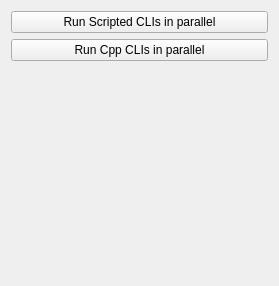
<?xml version="1.0" encoding="UTF-8"?>
<ui version="4.0">
 <class>ParallelTestDriver</class>
 <widget class="qMRMLWidget" name="ParallelTestDriver">
  <property name="geometry">
   <rect>
    <x>0</x>
    <y>0</y>
    <width>279</width>
    <height>286</height>
   </rect>
  </property>
  <layout class="QVBoxLayout" name="verticalLayout">
   <item>
    <widget class="QPushButton" name="runWithScriptedCLIButton">
     <property name="enabled">
      <bool>true</bool>
     </property>
     <property name="toolTip">
      <string>Run the algorithm.</string>
     </property>
     <property name="text">
      <string>Run Scripted CLIs in parallel</string>
     </property>
    </widget>
   </item>
   <item>
    <widget class="QPushButton" name="runWithCppCLIButton">
     <property name="enabled">
      <bool>true</bool>
     </property>
     <property name="toolTip">
      <string>Run the algorithm.</string>
     </property>
     <property name="text">
      <string>Run Cpp CLIs in parallel</string>
     </property>
    </widget>
   </item>
   <item>
    <spacer name="verticalSpacer">
     <property name="orientation">
      <enum>Qt::Vertical</enum>
     </property>
     <property name="sizeHint" stdset="0">
      <size>
       <width>20</width>
       <height>40</height>
      </size>
     </property>
    </spacer>
   </item>
  </layout>
 </widget>
 <customwidgets>
  <customwidget>
   <class>qMRMLWidget</class>
   <extends>QWidget</extends>
   <header>qMRMLWidget.h</header>
   <container>1</container>
  </customwidget>
 </customwidgets>
 <resources/>
 <connections/>
</ui>
